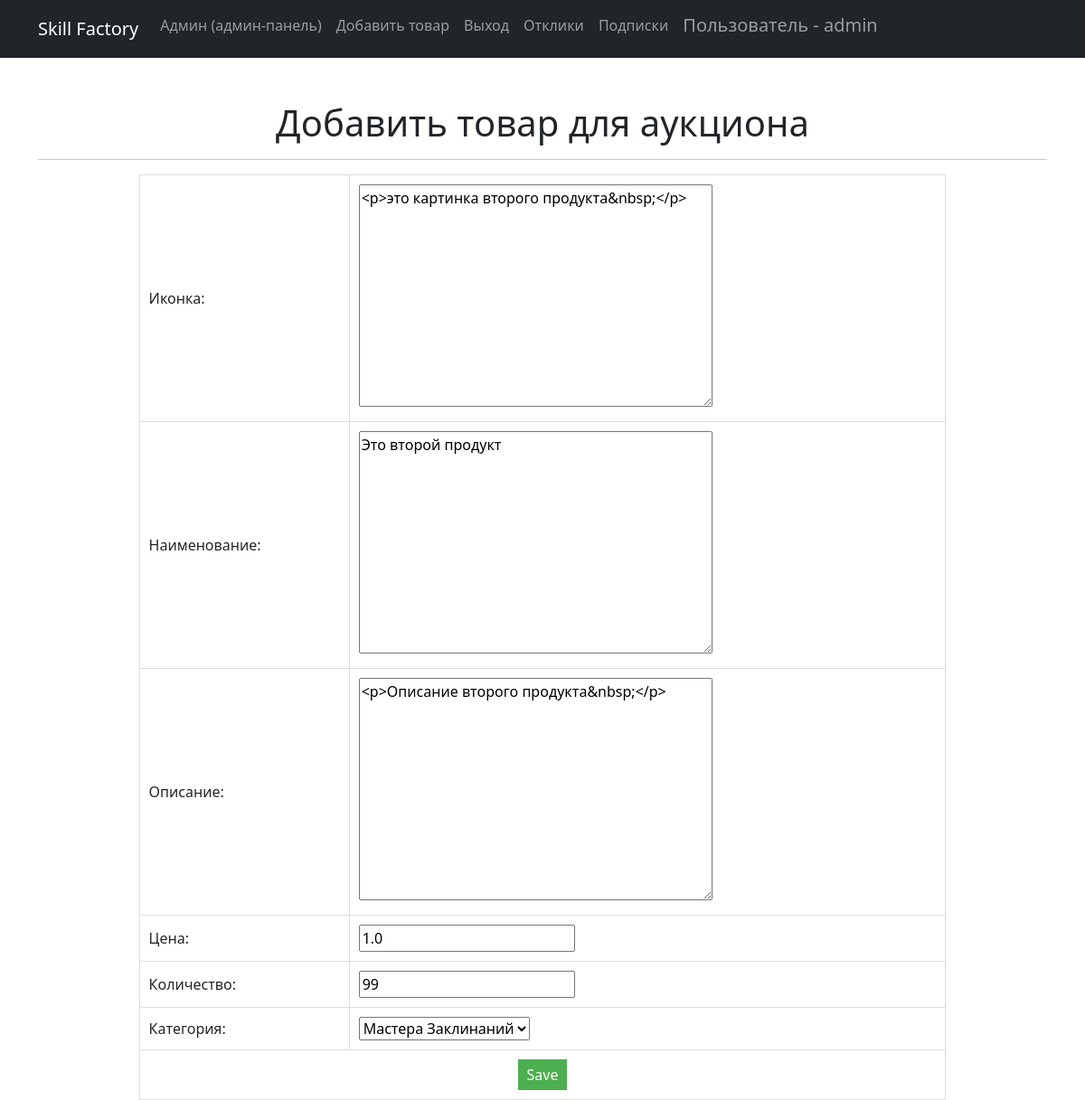
Screenshot of /products/4/update/ (signed in) with the database file from the repository.
### simpleapp/models.py (models this page shows, shortened)
class Product(models.Model):
    class Meta:
        verbose_name = 'Продукт'
        verbose_name_plural = 'Продукты'
    author = models.ForeignKey(Author, on_delete=models.CASCADE)
    icon = RichTextField( # поле для иконки
        verbose_name='Иконка',
        blank=True,  # поле необязательное, может быть пустым
    )
    name = models.TextField(
        max_length=254,
        unique=True, # названия товаров не должны повторяться
        verbose_name='Название',
    )
    description = RichTextField(verbose_name = 'Описание')
    quantity = models.IntegerField(
        validators=[MinValueValidator(0)], verbose_name = 'Количество'
    )
    category = models.ForeignKey(
        to='Category',
        on_delete=models.CASCADE,
        related_name='products', # все продукты в категории будут доступны через поле products
        verbose_name='Категория',
    )
    price = models.FloatField(
        validators=[MinValueValidator(0.0)],
        verbose_name = 'Цена',
    )
    created_at = models.DateTimeField(
        default=timezone.now,  # Значение по умолчанию - текущая дата и время
        verbose_name='Дата создания',
    )

### simpleapp/views.py (the view)
# urls.py: path('<int:pk>/update/', ProductUpdate.as_view(), name='product_update'),
class ProductUpdate(PermissionRequiredMixin, UpdateView):
    permission_required = ('simpleapp.change_product',)
    form_class = ProductForm
    model = Product
    template_name = 'product_edit.html'
    def dispatch(self, request, *args, **kwargs):
        self.object = self.get_object()
        if request.user != self.object.author.authorUser:
            return redirect('product_list')
        return super().dispatch(request, *args, **kwargs)

### simpleapp/forms.py (shortened to what this page needs)
class ProductForm(forms.ModelForm):
    class Meta:
        model = Product
        fields = [
            'icon', 'name', 'description', 'category', 'price', 'quantity', ]
        labels = {
            'icon': 'Иконка',
            'name': 'Наименование',
            'description': 'Описание',
            'category': 'Категория',
            'price': 'Цена',
            'quantity': 'Количество',
        }

### simpleapp/models.py (called while the page is built)
    def __str__(self):
        return self.name.title()

### templates/product_edit.html (shortened to what this page needs)
{% extends 'flatpages/default.html' %}
{% block content %}
    <h1>Добавить товар для аукциона</h1>
    <hr>
    <table>
        <form action="" method="post">
            <tr>
                <td>{{ form.icon.label_tag }}</td>
                <td>{{ form.icon }}</td>
            </tr>
            <tr>
                <td>{{ form.name.label_tag }}</td>
                <td>{{ form.name }}</td>
            </tr>
            <tr>
                <td>{{ form.description.label_tag }}</td>
                <td>{{ form.description }}</td>
            </tr>
            <tr>
                <td>{{ form.price.label_tag }}</td>
                <td>{{ form.price }}</td>
            </tr>
            <tr>
                <td>{{ form.quantity.label_tag }}</td>
                <td>{{ form.quantity }}</td>
            </tr>
            <tr>
                <td>{{ form.category.label_tag }}</td>
                <td>{{ form.category }}</td>
            </tr>
            <tr>
                <td colspan="2" style="text-align: center;">
                    <input type="submit" value="Save" />
                </td>
            </tr>
        </form>
    </table>
{% endblock content %}

### templates/flatpages/default.html (shortened to what this page needs)
<!DOCTYPE html>
<html lang="en">
    <head>
        {% load static %}
        <link href="{% static 'css/styles.css' %}" rel="stylesheet" />
    </head>
    <body>
        <nav class="navbar navbar-expand-lg navbar-dark bg-dark static-top">
   <div class="container">
       <a class="navbar-brand" href="/products/">Skill Factory</a>
       <div class="collapse navbar-collapse" id="navbarResponsive">
           <ul class="navbar-nav ml-auto">
               <li class="nav-item active">
                   <a class="nav-link" href="/admin/">Админ
                       <span class="sr-only">(админ-панель)</span>
                   </a>
               </li>
              {% if user.is_authenticated %}
               <li class="nav-item">
                   <a class="nav-link" href="/products/create/">Добавить товар</a>
               </li>
               {% endif %}
               {% if user.is_authenticated %}
               <li class="nav-item">
                   <a class="nav-link" href="/accounts/logout/">Выход</a>
               </li>
               <li class="nav-item">
                   <a class="nav-link" href="/products/comments/">Отклики</a>
               </li>
               <li class="nav-item">
                   <a class="nav-link" href="/products/subscriptions/">Подписки</a>
               </li>
               <li class="nav-item">
                    <h5><a class="nav-link" href="">Пользователь - {{ user }}</a></h5>
               </li>
               {% endif %}
           </ul>
       </div>
   </div>
</nav>
        <div class="container">
            <div class="text" align="center">
                <br>
                <br>
                {% block content %}
                {% endblock content %}
            </div>
        </div>
    </body>
</html>

### templates/product_edit.html (style rules this page uses)
table { border-collapse: collapse; width: 80%; }
td { padding: 10px; border: 1px solid #ddd; }
input[type="submit"] { padding: 5px 10px; background-color: #4CAF50; color: white; border: none; cursor: pointer; }

### rows the page displays
Product: icon "<p>это картинка второго продукта&nbsp;</p>", name "Это второй продукт", description "<p>Описание второго продукта&nbsp;</p>", price "1.0", quantity "99", category "Мастера Заклинаний"

### other values shown
{{ user }} "admin"
